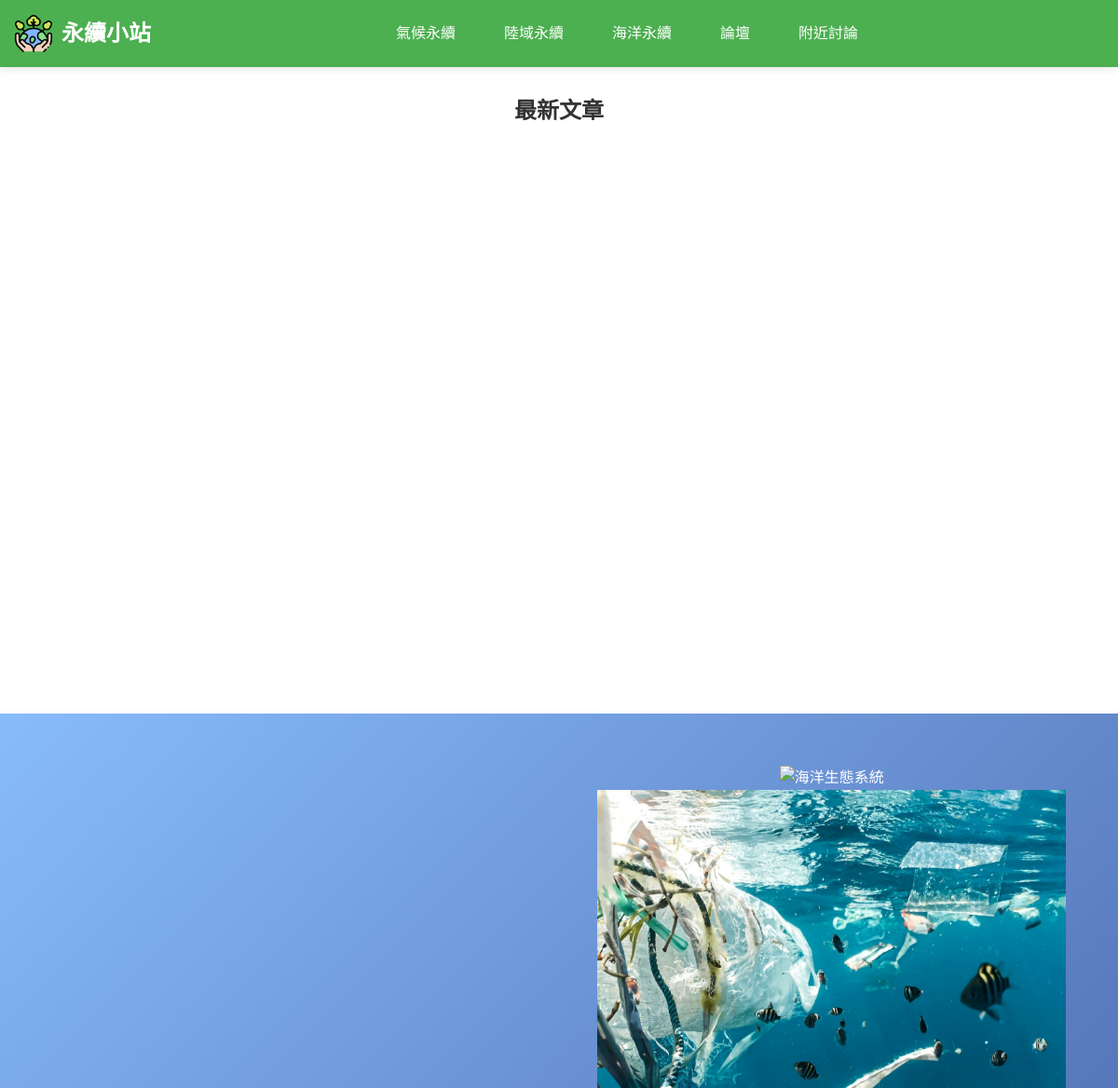
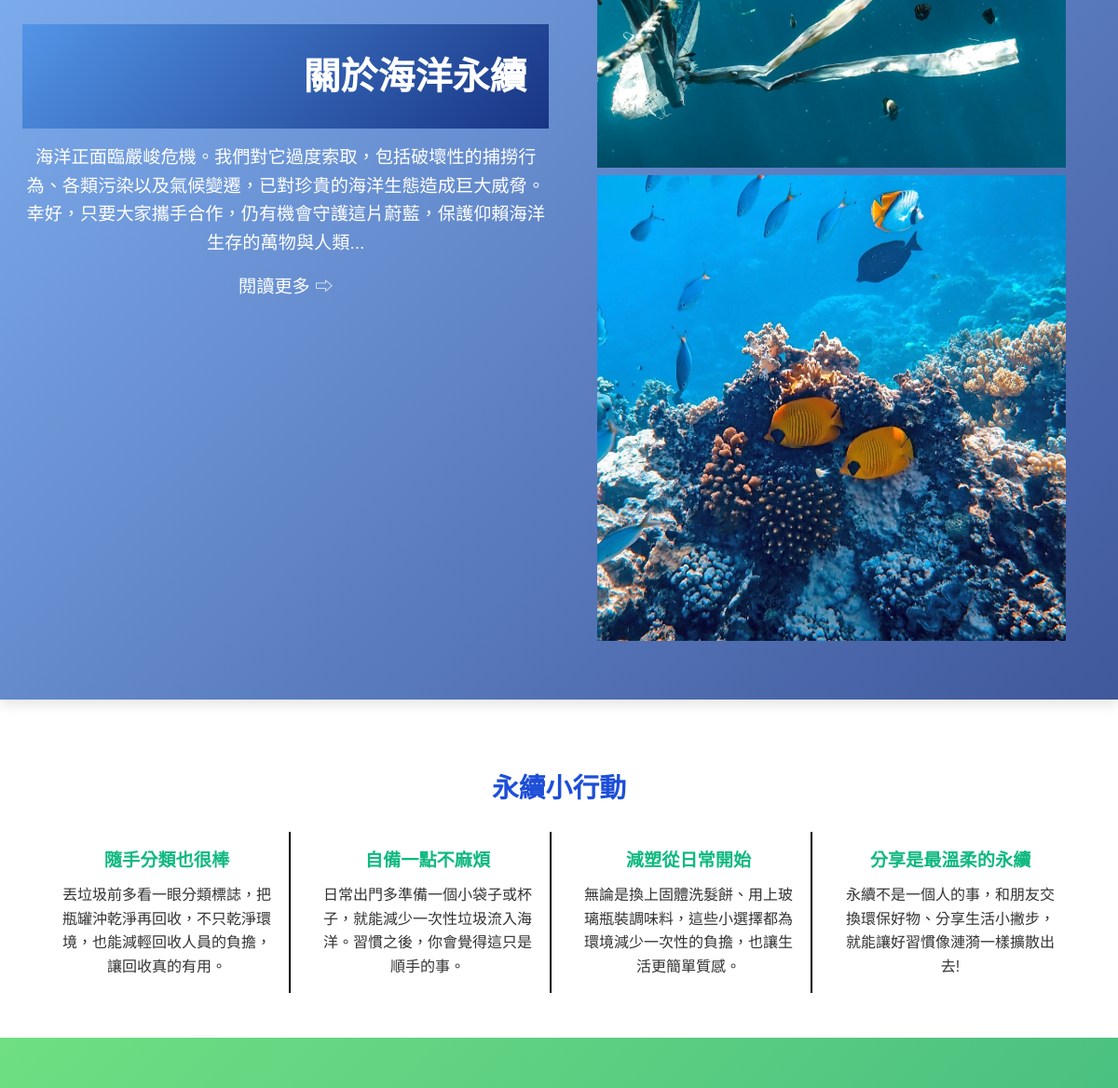
/php/index.php (upper part), run on an earlier commit of the app's database (2 pictures, top to bottom).
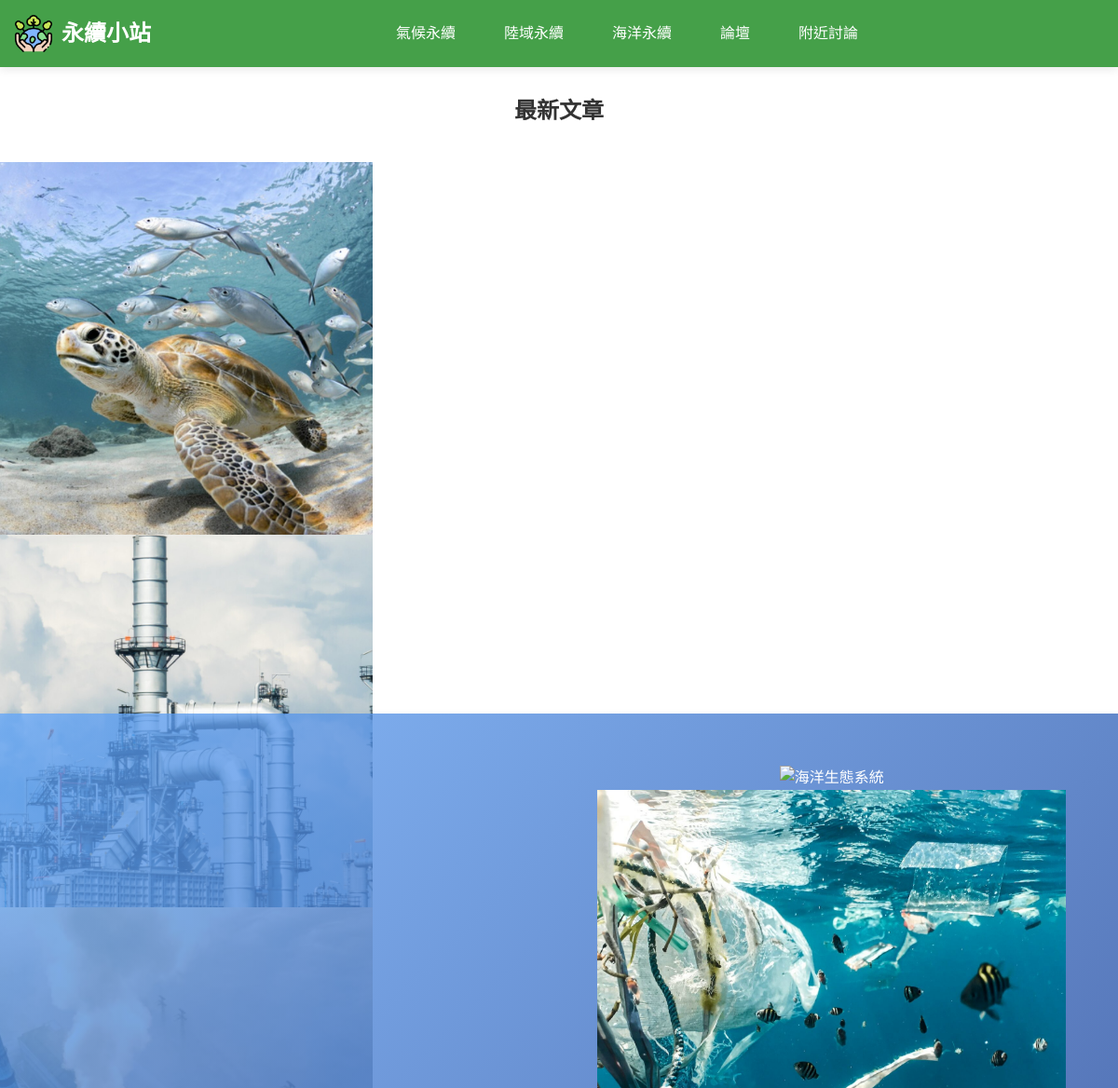
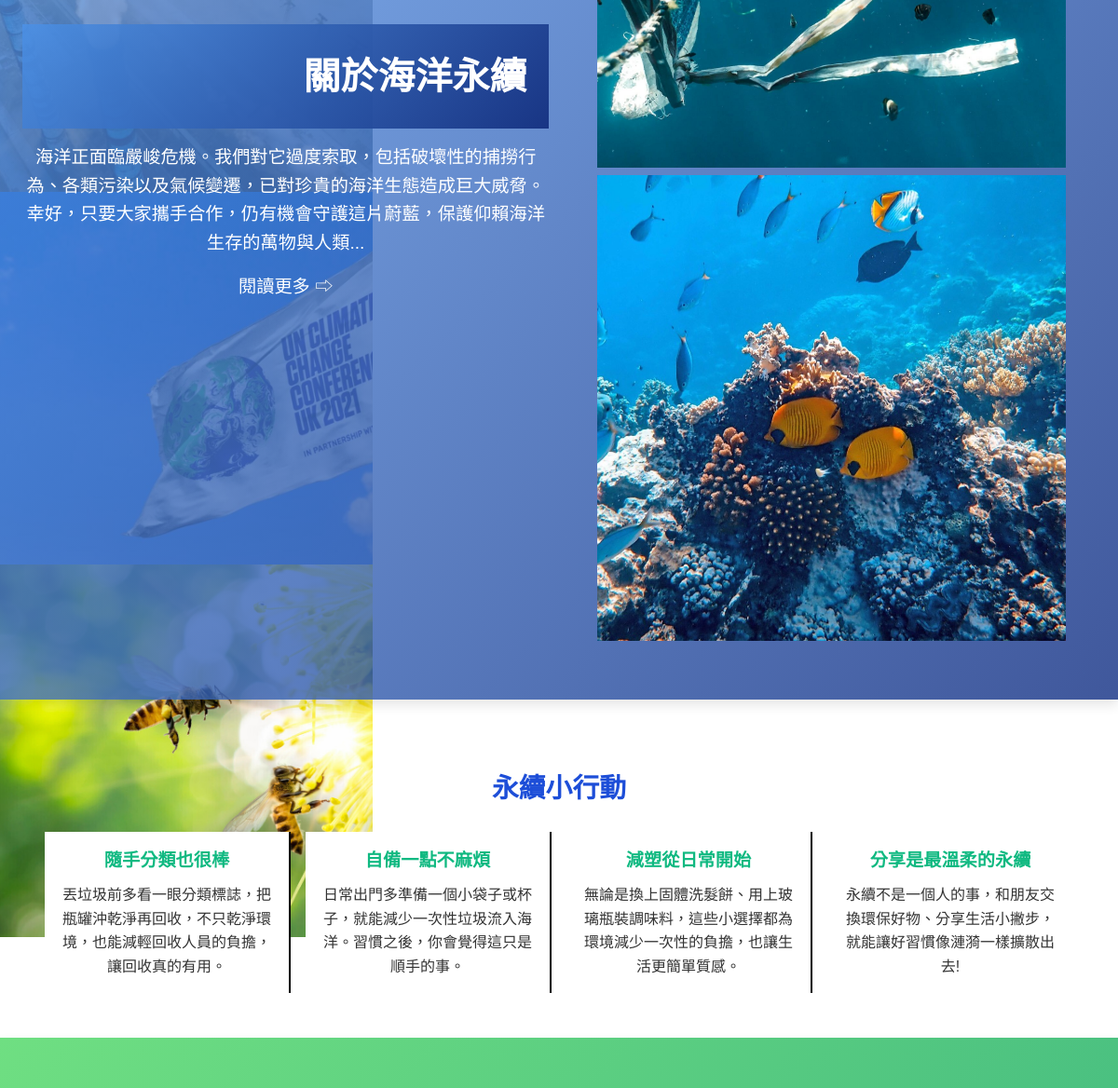
And on a later commit of the database (2 pictures, top to bottom).
### tables this page shows
CREATE TABLE `article` (
  `ArticleID` int(11) NOT NULL COMMENT '文章編號 (PK)',
  `Title` varchar(100) NOT NULL COMMENT '標題',
  `Category` varchar(50) NOT NULL COMMENT '分類',
  `ImageURL` varchar(255) DEFAULT NULL COMMENT '圖片網址',
  `Description` text DEFAULT NULL COMMENT '簡介',
  `ArticleURL` varchar(255) NOT NULL COMMENT '文章網址',
  `UserID` int(11) NOT NULL,
  `Content` longtext DEFAULT NULL COMMENT '文章內容',
  `created_at` timestamp NOT NULL DEFAULT current_timestamp(),
  `teacher_summary` longtext DEFAULT NULL COMMENT '老師重點整理'
);

### php/index.php (the view, shortened to what this page needs)
<!DOCTYPE html>
<html lang="zh-TW">
<head>
    <link rel="stylesheet" href="../css/index.css">
    <link rel="stylesheet" href="../css/nav.css">
    <link rel="stylesheet" type="text/css" href="https://cdn.jsdelivr.net/npm/slick-carousel@1.8.1/slick/slick.css" />
    <link rel="stylesheet" href="https://cdn.jsdelivr.net/npm/swiper@10/swiper-bundle.min.css" />
    <link href="https://cdn.jsdelivr.net/npm/aos@2.3.4/dist/aos.css" rel="stylesheet">
</head>
<body>
    <header>
        <?php
        include "nav.php";
        ?>
    </header>
    <main>
        <section class="hero">
            <h2>最新文章</h2>
            <div class="swiper heroSwiper">
                <div class="swiper-wrapper">
                    <?php
                    $sql = "SELECT * FROM article ORDER BY created_at DESC LIMIT 5";
                    $result = $conn->query($sql);
                    if ($result->num_rows > 0) {
                        while ($row = $result->fetch_assoc()) {
                            echo '<div class="swiper-slide">';
                            echo '<a href="article.php?id=' . $row['ArticleID'] . '">';
                            if ($row['ImageURL']) {
                                echo '<img src="../' . htmlspecialchars($row['ImageURL']) . '" alt="文章圖片" class="hero-item">';
                            } else {
                                echo '<img src="../img/ocean.jpg" alt="預設圖片" class="hero-item">';
                            }
                            echo '</a>';
                            echo '</div>';
                        }
                    }
                    ?>
                </div>
                <div class="swiper-button-prev"></div>
                <div class="swiper-button-next"></div>
            </div>
        </section>
        <section class="content">
            <div class="blue-section">
                <div class="blue-text-content">
                    <h1>關於海洋永續</h1>
                    <p class="ocean-description">海洋正面臨嚴峻危機。我們對它過度索取，包括破壞性的捕撈行為、各類污染以及氣候變遷，已對珍貴的海洋生態造成巨大威脅。幸好，只要大家攜手合作，仍有機會守護這片蔚藍，保護仰賴海洋生存的萬物與人類...</p>
                    <a href="ocean.php" class="ocean-read-more">閱讀更多 ⇨</a>
                </div>
                <div class="ocean-slider swiper ocean-slider-container">
                    <div class="swiper-wrapper">
                        <div class="swiper-slide">
                            <img src="../img/inocean1.jpg" alt="海洋生態系統" class="ocean-card-image">
                        </div>
                        <div class="swiper-slide">
                            <img src="../img/inocean2.jpg" alt="海洋威脅" class="ocean-card-image">
                        </div>
                        <div class="swiper-slide">
                            <img src="../img/inocean3.jpg" alt="氣候變遷" class="ocean-card-image">
                        </div>
                    </div>
                    <div class="swiper-button-next ocean-next"></div>
                </div>
            </div>
            <div class="conservation-actions">
                <h2>永續小行動</h2>
                <div class="action-list">
                    <div class="action-item" data-aos="fade-up" data-aos-delay="0">
                        <h3>隨手分類也很棒</h3>
                        <p>丟垃圾前多看一眼分類標誌，把瓶罐沖乾淨再回收，不只乾淨環境，也能減輕回收人員的負擔，讓回收真的有用。</p>
                    </div>
                    <div class="action-item" data-aos="fade-up" data-aos-delay="200">
                        <h3>自備一點不麻煩</h3>
                        <p>日常出門多準備一個小袋子或杯子，就能減少一次性垃圾流入海洋。習慣之後，你會覺得這只是順手的事。</p>
                    </div>
                    <div class="action-item" data-aos="fade-up" data-aos-delay="400">
                        <h3>減塑從日常開始</h3>
                        <p>無論是換上固體洗髮餅、用上玻璃瓶裝調味料，這些小選擇都為環境減少一次性的負擔，也讓生活更簡單質感。</p>
                    </div>
                    <div class="action-item" data-aos="fade-up" data-aos-delay="600">
                        <h3>分享是最溫柔的永續</h3>
                        <p>永續不是一個人的事，和朋友交換環保好物、分享生活小撇步，就能讓好習慣像漣漪一樣擴散出去!</p>
                    </div>
                </div>
            </div>
        </section>
        <section class="content">
            <div class="green-section">
                <div class="climate-slider swiper climate-slider-container">
                </div>
            </div>
        </section>
    </main>
</body>
</html>

What changed in the data, as far as the page shows it:
added article: ImageURL (picture)
added article: ImageURL (picture)
added article: ImageURL (picture)
added article: ImageURL (picture)
added article: ImageURL (picture)
